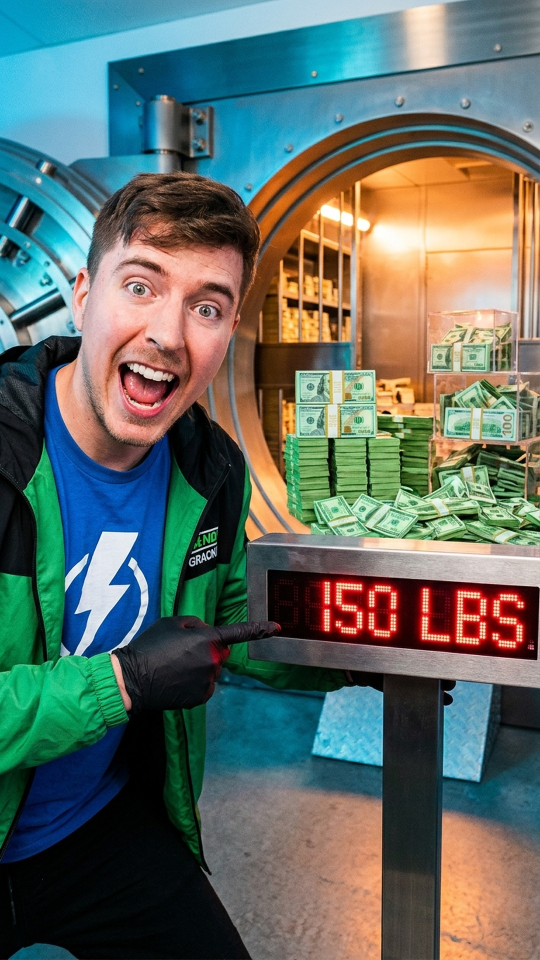
#> input picture workspace/ai_thumbnails/thumb_01_150lbs_scale.jpg, 1080 x 1920 px (shown at 1/2 size); its folder holds only this picture in this run
$ python -i smart_crop.py   (imports and definitions only)
#> lines starting #> are read from the running program, lines starting #| are printed output that depends on the picture
#> further down, picture is the input picture: shape (1920, 1080, 3); mean B, G, R 101.6, 109, 96.3
import os
import urllib.request
from pathlib import Path
import cv2
import numpy as np

MODEL_DIR = Path(__file__).resolve().parent / "models"
YUNET_MODEL_PATH = MODEL_DIR / "face_detection_yunet_2023mar.onnx"
YUNET_FALLBACK_URL = (
    "https://github.com/opencv/opencv_zoo/raw/main/models/"
    "face_detection_yunet/face_detection_yunet_2023mar.onnx"
)

_CASCADES_CACHE = None


def _ensure_yunet_model() -> str | None:
    """Ensures the lightweight 227KB OpenCV YuNet deep face detector ONNX model exists."""
    if YUNET_MODEL_PATH.exists() and YUNET_MODEL_PATH.stat().st_size > 100_000:
        return str(YUNET_MODEL_PATH)
    try:
        MODEL_DIR.mkdir(parents=True, exist_ok=True)
        urllib.request.urlretrieve(YUNET_FALLBACK_URL, str(YUNET_MODEL_PATH))
        if YUNET_MODEL_PATH.exists() and YUNET_MODEL_PATH.stat().st_size > 100_000:
            return str(YUNET_MODEL_PATH)
    except Exception as e:
        print(f"[SmartCrop] YuNet download fallback warning: {e}")
    return None


def create_yunet_detector(input_w: int, input_h: int, score_threshold: float = 0.48):
    """Creates a YuNet FaceDetectorYN instance sized to (input_w, input_h)."""
    if not hasattr(cv2, "FaceDetectorYN"):
        return None
    model_path = _ensure_yunet_model()
    if not model_path:
        return None
    try:
        return cv2.FaceDetectorYN.create(
            model=model_path,
            config="",
            input_size=(int(input_w), int(input_h)),
            score_threshold=float(score_threshold),
            nms_threshold=0.35,
            top_k=200,
        )
    except Exception:
        return None


def _get_cascades():
    """Loads fallback OpenCV Haar cascades for frontal face, profile face, and upper body."""
    global _CASCADES_CACHE
    if _CASCADES_CACHE is not None:
        return _CASCADES_CACHE
    base = cv2.data.haarcascades
    frontal_p = os.path.join(base, "haarcascade_frontalface_default.xml")
    profile_p = os.path.join(base, "haarcascade_profileface.xml")
    upper_p = os.path.join(base, "haarcascade_upperbody.xml")

    frontal = cv2.CascadeClassifier(frontal_p) if os.path.exists(frontal_p) else None
    profile = cv2.CascadeClassifier(profile_p) if os.path.exists(profile_p) else None
    upper = cv2.CascadeClassifier(upper_p) if os.path.exists(upper_p) else None
    _CASCADES_CACHE = (frontal, profile, upper)
    return _CASCADES_CACHE


def _merge_subjects(subjects: list) -> list:
    """
    Merges overlapping subject detections while preserving richest metadata.
    Each subject dict:
      {
        "x1": int, "y1": int, "x2": int, "y2": int,
        "weight": float, "is_face": bool, "conf": float,
        "activity": float, "facing": int (-1 left, 0 front, +1 right)
      }
    """
    if not subjects:
        return []
    ordered = sorted(subjects, key=lambda s: (1 if s["is_face"] else 0, s["weight"]), reverse=True)
    kept = []
    for sub in ordered:
        x1, y1, x2, y2 = sub["x1"], sub["y1"], sub["x2"], sub["y2"]
        cx_a = (x1 + x2) / 2.0
        w_a = max(1, x2 - x1)
        area_a = max(1, w_a * max(1, y2 - y1))
        merged = False

        for kb in kept:
            kx1, ky1, kx2, ky2 = kb["x1"], kb["y1"], kb["x2"], kb["y2"]
            cx_b = (kx1 + kx2) / 2.0
            w_b = max(1, kx2 - kx1)
            area_b = max(1, w_b * max(1, ky2 - ky1))

            ix1, iy1 = max(x1, kx1), max(y1, ky1)
            ix2, iy2 = min(x2, kx2), min(y2, ky2)
            inter = max(0, ix2 - ix1) * max(0, iy2 - iy1)

            if inter / min(area_a, area_b) > 0.32 or abs(cx_a - cx_b) < min(w_a, w_b) * 0.58:
                if kb["is_face"] and not sub["is_face"]:
                    kb["activity"] = max(kb["activity"], sub["activity"])
                    merged = True
                    break
                if sub["is_face"] and not kb["is_face"]:
                    kb.update(sub)
                    merged = True
                    break
                kb["x1"] = min(x1, kx1)
                kb["y1"] = min(y1, ky1)
                kb["x2"] = max(x2, kx2)
                kb["y2"] = max(y2, ky2)
                kb["weight"] = max(sub["weight"], kb["weight"])
                kb["conf"] = max(sub["conf"], kb["conf"])
                kb["activity"] = max(sub["activity"], kb["activity"])
                merged = True
                break
        if not merged:
            kept.append(dict(sub))
    return kept


# [118 lines left out: functions _compute_subject_activity, _detect_active_side_person, not called in this run]


def detect_subjects_in_frame(
    frame_bgr: np.ndarray,
    next_frame_bgr: np.ndarray | None = None,
    yunet=None,
    yunet_size: tuple[int, int] | None = None,
) -> tuple[list, dict]:
    """
    Detects human faces & active speakers in a single BGR frame using YuNet CNN +
    profile/upper-body fallbacks + adjacent-frame speaking/gesture energy.
    Returns (subjects_list, frame_metrics_dict).
    """
    h, w = frame_bgr.shape[:2]
#> h = 1920; w = 1080
    det_w = min(w, 960)
#> det_w = 960
    scale = det_w / max(1.0, float(w))
#> scale = 0.889
    det_h = max(32, int(round(h * scale)))
#> det_h = 1707
    inv_scale = 1.0 / scale
#> inv_scale = 1.12

    small = cv2.resize(frame_bgr, (det_w, det_h), interpolation=cv2.INTER_AREA)
    gray = cv2.cvtColor(small, cv2.COLOR_BGR2GRAY)
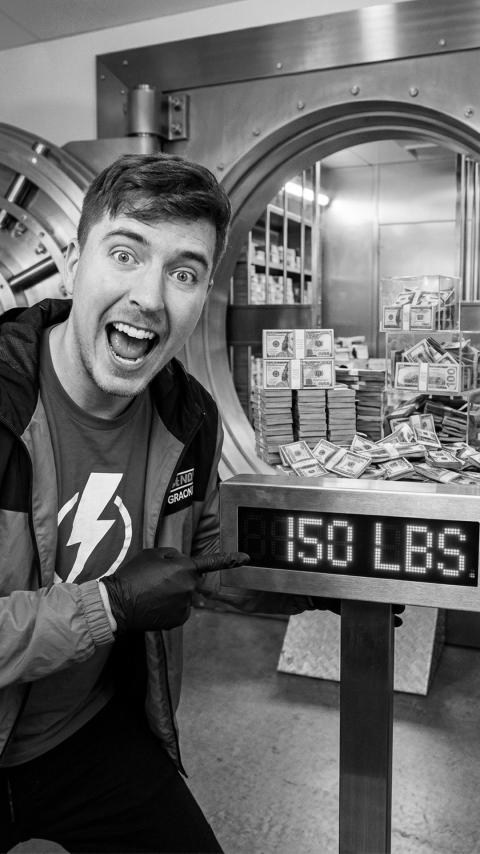
#> gray: shape (1707, 960) (shown at 1/2 size); min 0, max 255, mean 104.4

    diff_small = None
    diff_full = None
    left_e = right_e = mid_e = 0.0
    if next_frame_bgr is not None and next_frame_bgr.shape == frame_bgr.shape:
        small2 = cv2.resize(next_frame_bgr, (det_w, det_h), interpolation=cv2.INTER_AREA)
        gray2 = cv2.cvtColor(small2, cv2.COLOR_BGR2GRAY)
        diff_small = cv2.absdiff(gray, gray2)
        diff_full = cv2.resize(diff_small, (w, h), interpolation=cv2.INTER_LINEAR)
        left_e = float(np.mean(diff_small[:, : int(det_w * 0.24)]))
        right_e = float(np.mean(diff_small[:, int(det_w * 0.76) :]))
        mid_e = float(np.mean(diff_small[:, int(det_w * 0.24) : int(det_w * 0.76)])) + 1e-4

    raw_subjects = []

    # 1. Primary Deep CNN Face Detection (YuNet) — catches caps, profiles, glasses, expressions
    active_yunet = yunet
    if active_yunet is None or yunet_size != (det_w, det_h):
        active_yunet = create_yunet_detector(det_w, det_h, score_threshold=0.48)

    if active_yunet is not None:
        active_yunet.setInputSize((det_w, det_h))
        _, faces = active_yunet.detect(small)
        if faces is not None:
            for row in faces:
                fx, fy, fw, fh = row[0], row[1], row[2], row[3]
                conf = float(row[14])
                if fw < det_h * 0.045 or fh < det_h * 0.045:
                    continue
                x1 = max(0, int(round(fx * inv_scale)))
                y1 = max(0, int(round(fy * inv_scale)))
                x2 = min(w, int(round((fx + fw) * inv_scale)))
                y2 = min(h, int(round((fy + fh) * inv_scale)))

                # Infer facing direction (-1 left, 0 front, +1 right) from YuNet eye/nose landmarks
                re_x, le_x, nose_x = float(row[4]), float(row[6]), float(row[8])
                eye_mid = (re_x + le_x) / 2.0
                facing = 0
                if nose_x > eye_mid + fw * 0.07:
                    facing = 1
                elif nose_x < eye_mid - fw * 0.07:
                    facing = -1

                act = _compute_subject_activity(diff_full, x1, y1, x2, y2, w, h)
                area_w = float((x2 - x1) * (y2 - y1)) * (1.25 + 0.75 * conf)
                raw_subjects.append({
                    "x1": x1,
                    "y1": y1,
                    "x2": x2,
                    "y2": y2,
                    "weight": area_w,
                    "is_face": True,
                    "conf": conf,
                    "activity": act,
                    "facing": facing,
                })

    # 2. Haar Profile / Upper-Body fallback when YuNet finds < 2 faces
    frontal, profile, upper = _get_cascades()
    min_face = max(22, int(det_h * 0.075))
#> min_face = 128
    if len(raw_subjects) == 0 and frontal is not None:
        det_f = frontal.detectMultiScale(gray, scaleFactor=1.15, minNeighbors=4, minSize=(min_face, min_face))
#> det_f = ()
        for (fx, fy, fw, fh) in det_f:
            x1, y1 = int(fx * inv_scale), int(fy * inv_scale)
            x2, y2 = int((fx + fw) * inv_scale), int((fy + fh) * inv_scale)
            act = _compute_subject_activity(diff_full, x1, y1, x2, y2, w, h)
            raw_subjects.append({
                "x1": x1, "y1": y1, "x2": x2, "y2": y2,
                "weight": float((x2 - x1) * (y2 - y1) * 1.5),
                "is_face": True, "conf": 0.60, "activity": act, "facing": 0,
            })
#> this loop made 0 passes
#> after the loop, raw_subjects = []

    if len(raw_subjects) < 2 and profile is not None:
        det_p = profile.detectMultiScale(gray, scaleFactor=1.15, minNeighbors=4, minSize=(min_face, min_face))
#> det_p = ()
        for (fx, fy, fw, fh) in det_p:
            x1, y1 = int(fx * inv_scale), int(fy * inv_scale)
            x2, y2 = int((fx + fw) * inv_scale), int((fy + fh) * inv_scale)
            act = _compute_subject_activity(diff_full, x1, y1, x2, y2, w, h)
            raw_subjects.append({
                "x1": x1, "y1": y1, "x2": x2, "y2": y2,
                "weight": float((x2 - x1) * (y2 - y1) * 1.3),
                "is_face": True, "conf": 0.55, "activity": act, "facing": -1,
            })
        gray_flip = cv2.flip(gray, 1)
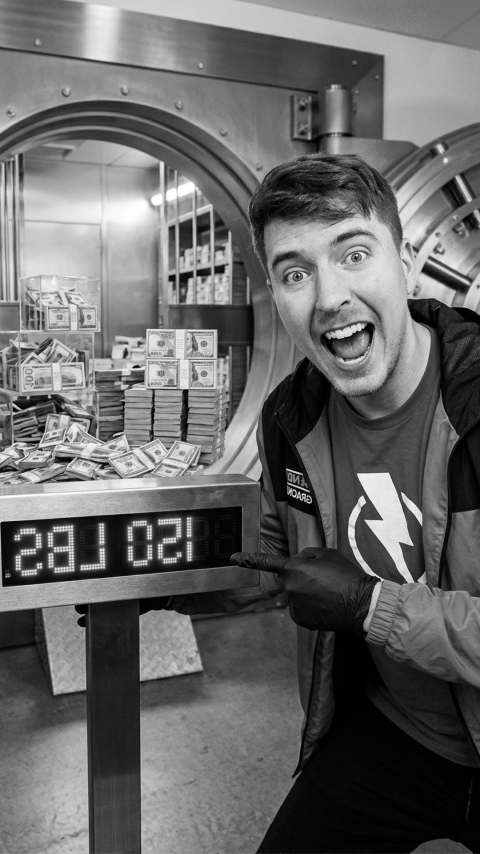
#> gray_flip: shape (1707, 960) (shown at 1/2 size); min 0, max 255, mean 104.4
        det_pf = profile.detectMultiScale(gray_flip, scaleFactor=1.15, minNeighbors=4, minSize=(min_face, min_face))
#> det_pf = ()
        for (fx, fy, fw, fh) in det_pf:
            orig_fx = det_w - fx - fw
            x1, y1 = int(orig_fx * inv_scale), int(fy * inv_scale)
            x2, y2 = int((orig_fx + fw) * inv_scale), int((fy + fh) * inv_scale)
            act = _compute_subject_activity(diff_full, x1, y1, x2, y2, w, h)
            raw_subjects.append({
                "x1": x1, "y1": y1, "x2": x2, "y2": y2,
                "weight": float((x2 - x1) * (y2 - y1) * 1.3),
                "is_face": True, "conf": 0.55, "activity": act, "facing": 1,
            })

    merged = _merge_subjects(raw_subjects)
#> merged = []

    # 3. Active Side-Speaker Recovery (catches turned/capped 2nd speaker actively gesturing/talking)
    if len(merged) == 1:
        extra = _detect_active_side_person(small, diff_small, merged, inv_scale, w, h)
        if extra:
            merged = _merge_subjects(merged + extra)

    # 4. Upper-body fallback when zero faces are visible
    if len(merged) == 0 and upper is not None:
        min_ub = max(40, int(det_h * 0.16))
#> min_ub = 273
        det_u = upper.detectMultiScale(gray, scaleFactor=1.15, minNeighbors=3, minSize=(min_ub, min_ub))
#> det_u = ()
        for (ux, uy, uw, uh) in det_u:
            x1, y1 = int(ux * inv_scale), int(uy * inv_scale)
            x2, y2 = int((ux + uw) * inv_scale), int((uy + uh) * inv_scale)
            act = _compute_subject_activity(diff_full, x1, y1, x2, y2, w, h)
            merged.append({
                "x1": x1, "y1": y1, "x2": x2, "y2": y2,
                "weight": float((x2 - x1) * (y2 - y1) * 0.8),
                "is_face": False, "conf": 0.45, "activity": act, "facing": 0,
            })
        merged = _merge_subjects(merged)

    side_hit = (left_e > 6.5 and right_e > 6.5) or (
        (left_e + right_e) / 2.0 > mid_e * 0.88 and (left_e + right_e) > 11.5
    )
    metrics = {
        "gray_small": gray,
        "side_hit": bool(side_hit),
    }
    return merged, metrics


# [817 lines left out: functions build_crop_expression, _smooth_trajectory, analyze_video_subjects, _apply_face_border_guard, _plan_face_track_trajectory, _analyze_duo_split and 5 more, not called in this run]

>>> import cv2
>>> picture = cv2.imread('../workspace/ai_thumbnails/thumb_01_150lbs_scale.jpg')
>>> result = detect_subjects_in_frame(picture)

$ run again, on workspace/ai_thumbnails/thumb_02_130lbs_lost.jpg
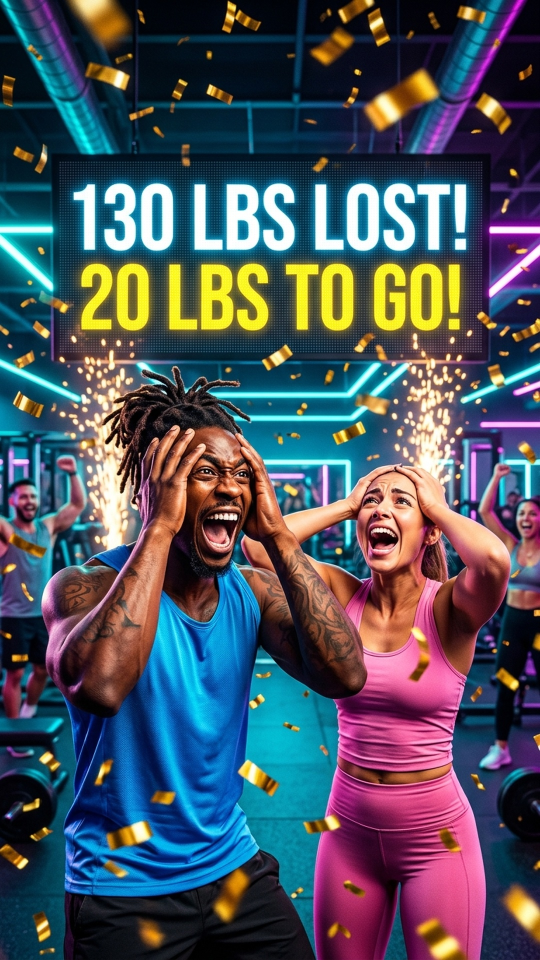
#> input picture workspace/ai_thumbnails/thumb_02_130lbs_lost.jpg, 1080 x 1920 px (shown at 1/2 size)
#> picture is the input picture: shape (1920, 1080, 3); mean B, G, R 94.5, 83.6, 77.2
#> in detect_subjects_in_frame, `small = cv2.resize(frame_bgr, (det_w, det_h), interpolation=cv2.INTER_..`:
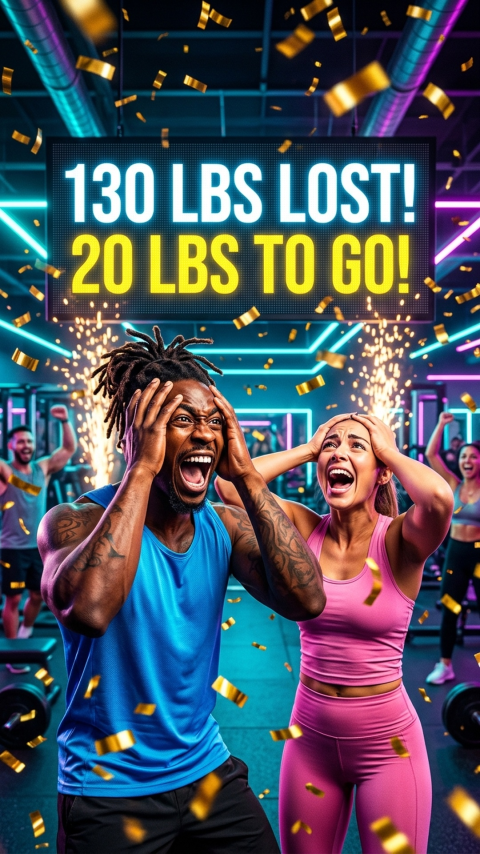
#> small: shape (1707, 960, 3) (shown at 1/2 size); mean B, G, R 94.5, 83.6, 77.2
#> in detect_subjects_in_frame, `gray = cv2.cvtColor(small, cv2.COLOR_BGR2GRAY)`:
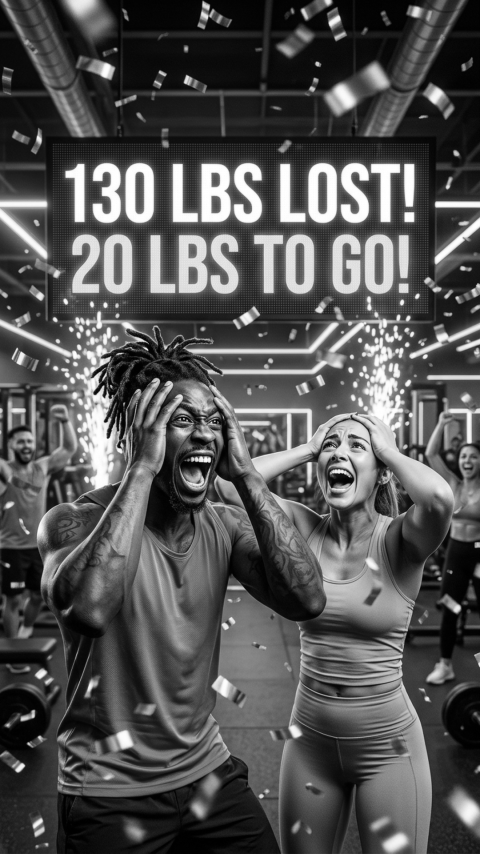
#> gray: shape (1707, 960) (shown at 1/2 size); min 0, max 255, mean 82.9
#> det_f = [[604, 824, 158, 158], [321, 775, 166, 166], [528, 1144, 333, 333]]
#> the loop in detect_subjects_in_frame, `for (fx, fy, fw, fh) in det_f:` made 3 passes
#> (fx, fy, fw, fh, x1, y1, x2, y2) on passes 1 to 3: (604, 824, 158, 158, 679, 927, 857, 1104), (321, 775, 166, 166, 361, 871, 547, 1058), (528, 1144, 333, 333, 594, 1287, 968, 1661)
#> after the loop in detect_subjects_in_frame, `for (fx, fy, fw, fh) in det_f:`: raw_subjects = 3 items
#> the loop in _merge_subjects, `for sub in ordered:` made 3 passes
#> (x1, y1, x2, y2, cx_a, w_a, area_a) on passes 1 to 3: (594, 1287, 968, 1661, 781, 374, 139876), (361, 871, 547, 1058, 454, 186, 34782), (679, 927, 857, 1104, 768, 178, 31506)
#> after the loop in _merge_subjects, `for sub in ordered:`: kb = 9 items; kept = 2 items
